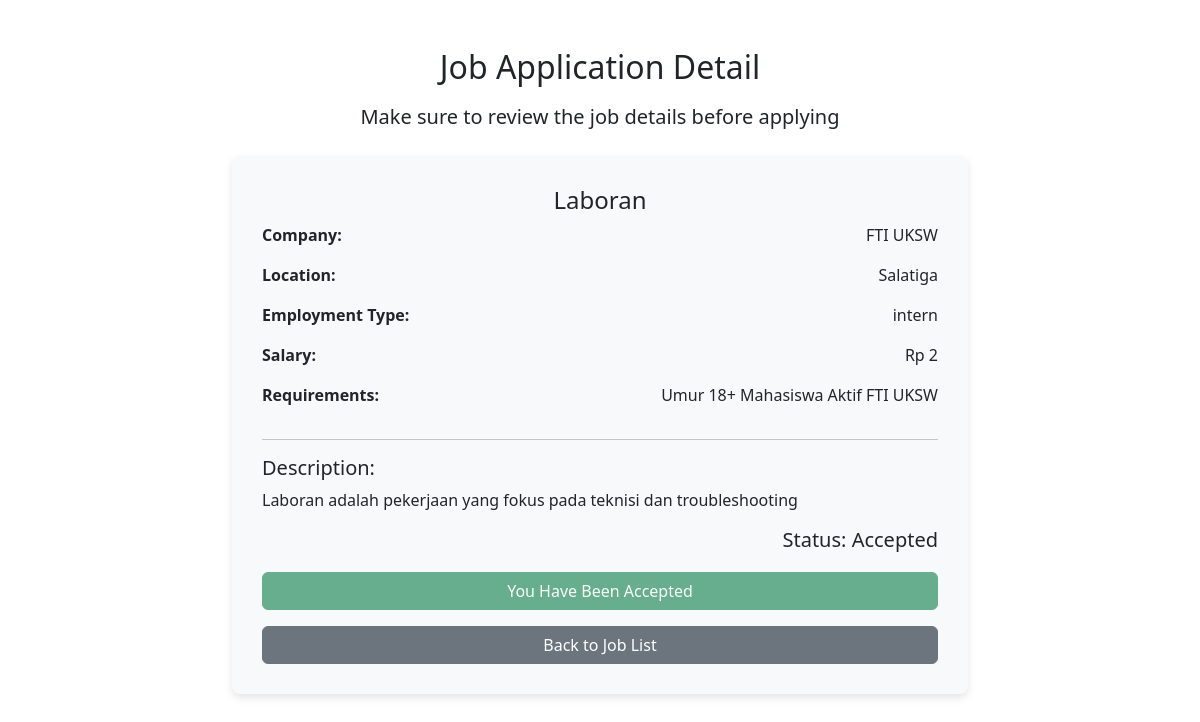
Page /pages/employee/view_application_detail.php?job_id=14 (signed in) on the earlier database version.
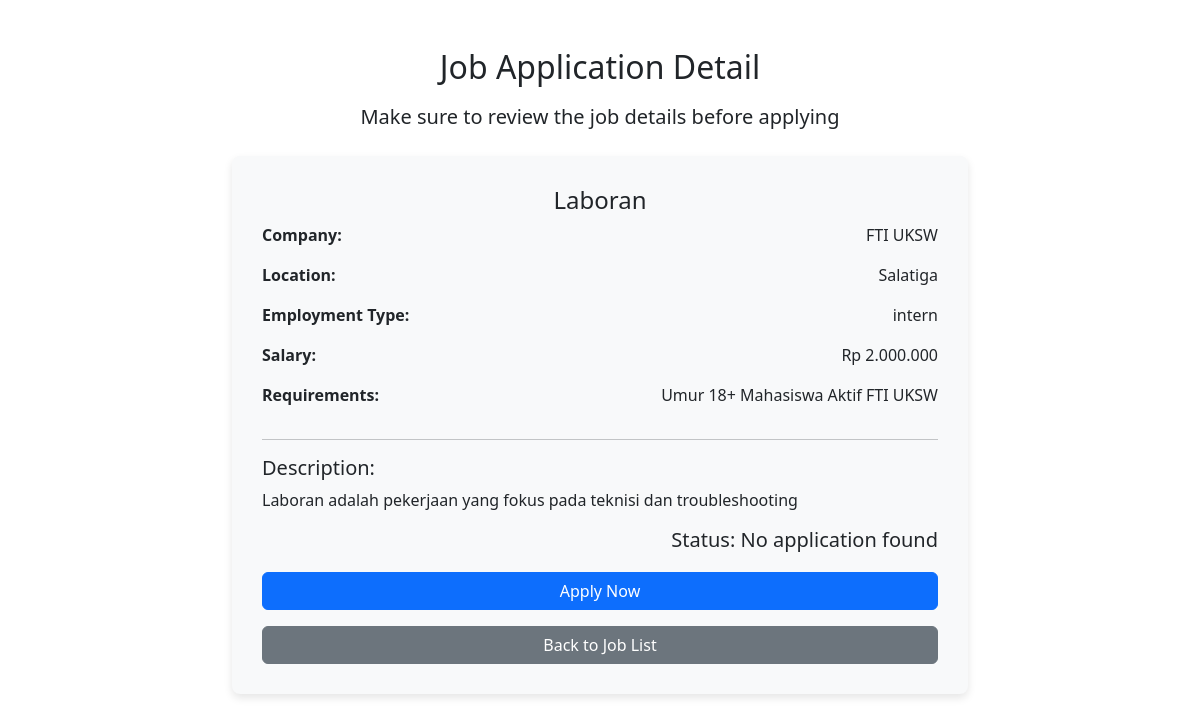
Same page on the later database version.
### tables this page shows
CREATE TABLE `tb_jobs` (
  `id` int(11) NOT NULL,
  `title` varchar(255) NOT NULL,
  `description` text NOT NULL,
  `requirements` text NOT NULL,
  `employment_type` enum('intern','full-time') NOT NULL,
  `salary_range` varchar(100) DEFAULT NULL,
  `company_name` varchar(255) NOT NULL,
  `location` varchar(255) DEFAULT NULL,
  `created_at` timestamp NOT NULL DEFAULT current_timestamp(),
  `updated_at` timestamp NOT NULL DEFAULT current_timestamp() ON UPDATE current_timestamp(),
  `created_by` int(11) NOT NULL,
  `expired_at` timestamp NULL DEFAULT NULL,
  `status` enum('active','expired','deleted') DEFAULT 'active'
);

CREATE TABLE `tb_applications` (
  `id` int(11) NOT NULL,
  `user_id` int(11) NOT NULL,
  `job_id` int(11) NOT NULL,
  `status` enum('Pending','Accepted','Rejected') DEFAULT 'Pending',
  `applied_at` timestamp NOT NULL DEFAULT current_timestamp()
);

### pages/employee/view_application_detail.php (the view, shortened to what the changed rows need)
<?php
require '../../db.php';
$job_id = $_GET['job_id'] ?? 0;
$user_id = $_SESSION['user_id'] ?? null;
$job_query = $conn->prepare("SELECT * FROM tb_jobs WHERE id = ?");
$job_query->bind_param("i", $job_id);
$job_query->execute();
$job_result = $job_query->get_result();
$job = $job_result->fetch_assoc();
$profile_query = $conn->prepare("SELECT id FROM tb_profiles WHERE user_id = ?");
$profile_query->bind_param("i", $user_id);
$profile_query->execute();
$profile_result = $profile_query->get_result();
$profile_complete = $profile_result->num_rows > 0;
$app_status_query = $conn->prepare("SELECT status FROM tb_applications WHERE job_id = ? AND user_id = ?");
$app_status_query->bind_param("ii", $job_id, $user_id);
$app_status_query->execute();
$app_status_result = $app_status_query->get_result();
$app_status = $app_status_result->fetch_assoc();
$salary_raw = $job['salary_range'];
$salary_clean = preg_replace('/[^0-9.]/', '', $salary_raw);
$salary = floatval($salary_clean);
$salary_formatted = "Rp " . number_format($salary, 0, ',', '.');
?>
<!DOCTYPE html>
<html lang="en">
<head>
    <link href="https://cdn.jsdelivr.net/npm/bootstrap@5.3.0-alpha1/dist/css/bootstrap.min.css" rel="stylesheet">
</head>
<body>
<div class="container my-5">
    <div class="text-center mb-4">
        <h2 class="mb-3">Job Application Detail</h2>
    </div>
    <div class="row justify-content-center">
        <div class="col-lg-8">
            <div class="job-details">
                <h4 class="text-center"><?= htmlspecialchars($job['title']) ?></h4>
                <div class="mb-3">
                    <div class="row">
                        <div class="col-6">
                            <p class="detail-value"><?= htmlspecialchars($job['company_name']) ?></p>
                        </div>
                    </div>
                    <div class="row">
                        <div class="col-6">
                            <p class="detail-value"><?= htmlspecialchars($job['location']) ?></p>
                        </div>
                    </div>
                    <div class="row">
                        <div class="col-6">
                            <p class="detail-value"><?= htmlspecialchars($job['employment_type']) ?></p>
                        </div>
                    </div>
                    <div class="row">
                        <div class="col-6">
                            <p class="detail-value"><?= $salary_formatted ?></p>
                        </div>
                    </div>
                    <div class="row">
                        <div class="col-6">
                            <p class="detail-value"><?= htmlspecialchars($job['requirements'])?></p>
                        </div>
                    </div>
                </div>
                <hr>
                <h5>Description:</h5>
                <p><?= nl2br(htmlspecialchars($job['description'])) ?></p>
                <div class="mb-3">
                    <h5 class="detail-value">Status: <?= $app_status['status'] ?? 'No application found' ?></h5>
                </div>
                <div class="btn-container">
                    <?php if (!$profile_complete): ?>
                        <div class="alert alert-warning">
                            <strong>Your profile is incomplete. Please complete your profile to apply for this job.</strong>
                            <br>
                            <a href="profile.php" class="btn btn-warning">Complete Profile</a>
                        </div>
                    <?php else: ?>
                        <div class="btn-group">
                            <?php if (empty($app_status)): ?>
                                <a href="apply.php?job_id=<?= $job['id'] ?>" class="btn btn-primary">Apply Now</a>
                            <?php elseif ($app_status['status'] == 'Pending'): ?>
                                <a href="remove_apply.php?job_id=<?= $job['id'] ?>" class="btn btn-danger">Remove Apply</a>
                            <?php elseif ($app_status['status'] == 'Accepted'): ?>
                                <button class="btn btn-success" disabled>You Have Been Accepted</button>
                            <?php elseif ($app_status['status'] == 'Rejected'): ?>
                                <button class="btn btn-danger" disabled>You Have Been Rejected</button>
                            <?php endif; ?>
                        </div>
                    <?php endif; ?>
                    <a href="index.php" class="btn btn-secondary btn-group mt-3">Back to Job List</a>
                </div>
            </div>
        </div>
    </div>
</div>
</body>
</html>

Differences in the rows shown:
removed tb_applications: status "Accepted"
changed tb_jobs "Laboran": salary_range "Rp 2" → "Rp 2.000.000"
Other differences:
$app_status['status']: (not shown) → "No application found"
text no longer shown: "You Have Been Accepted"
text now shown: "Apply Now"
